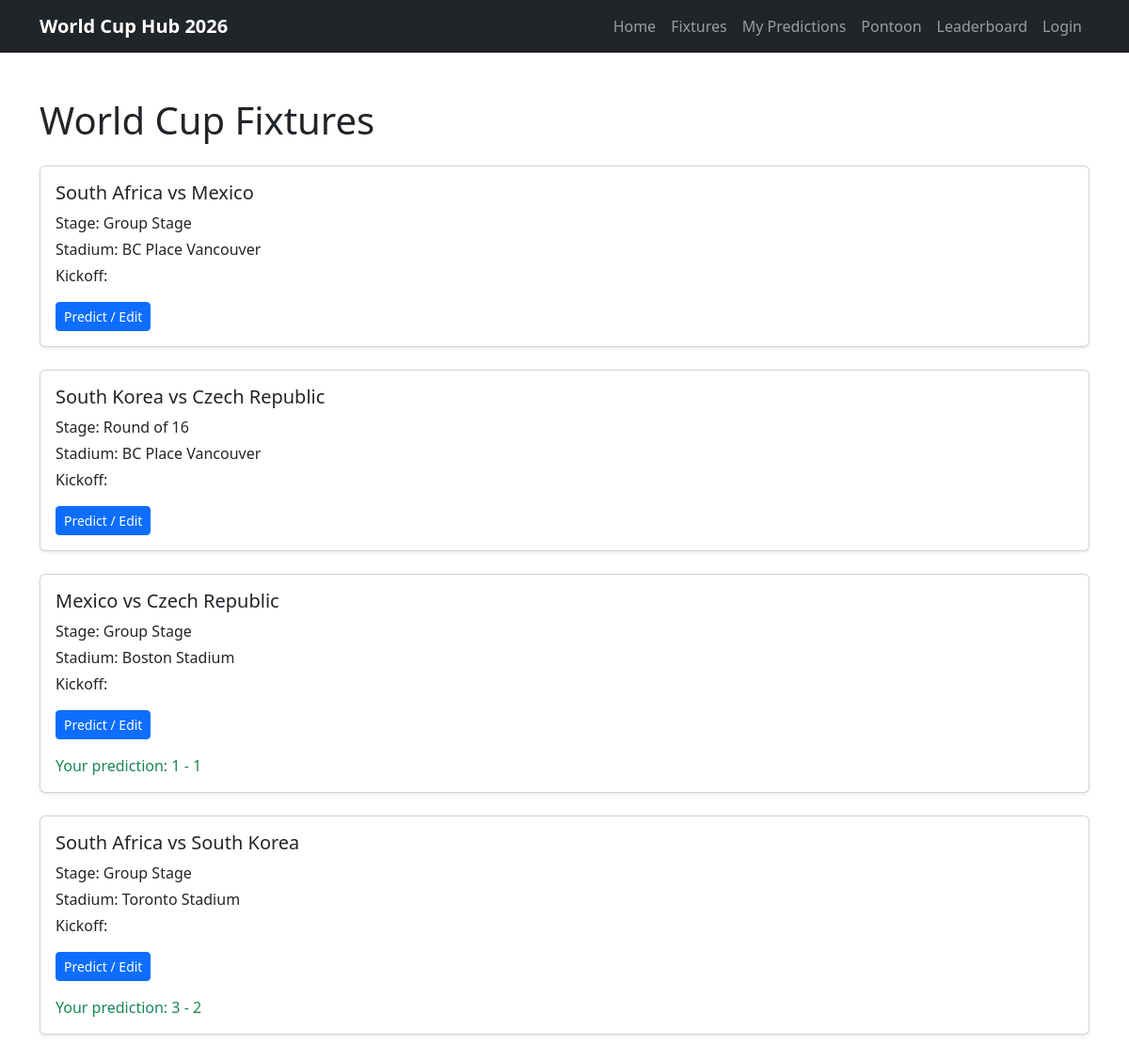
The page /fixtures/ (signed in) on the database as committed earlier.
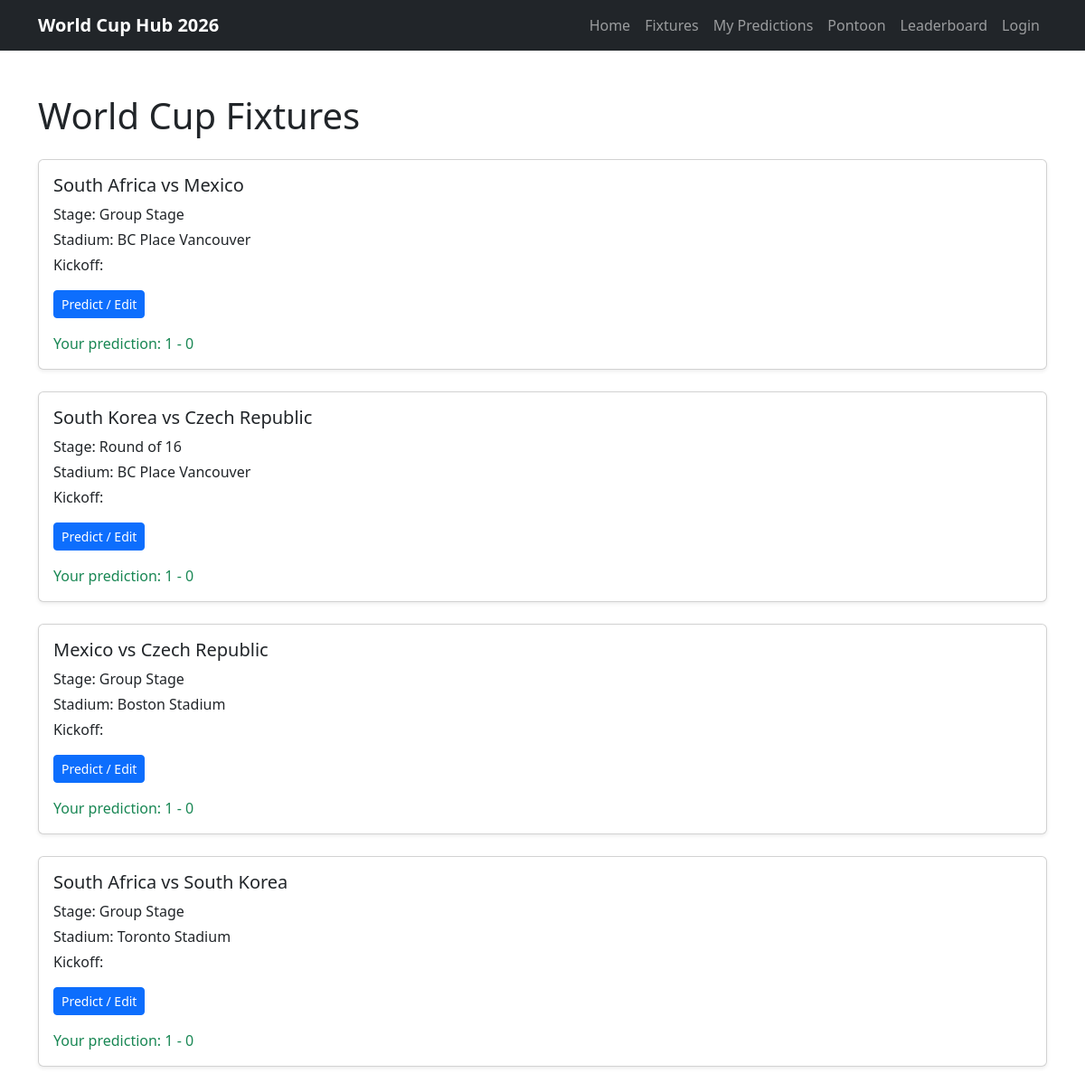
The same page on the database as committed later.
### predictor/models.py (models this page shows, shortened)
class Fixture(models.Model):
    STAGE_CHOICES = [
        ('Group Stage', 'Group Stage'),
        ('Round of 32', 'Round of 32'),
        ('Round of 16', 'Round of 16'),
        ('Quarterfinals', 'Quarterfinals'),
        ('Semifinals', 'Semifinals'),
        ('Final', 'Final'),
    ]
    home_team = models.ForeignKey(
        Team,
        on_delete=models.CASCADE,
        related_name='home_fixtures'
    )
    away_team = models.ForeignKey(
        Team,
        on_delete=models.CASCADE,
        related_name='away_fixtures'
    )
    stadium = models.ForeignKey(
        Stadium,
        on_delete=models.SET_NULL,
        related_name='fixtures',
        null=True,
        blank=True
    )
    stage = models.CharField(max_length=20, choices=STAGE_CHOICES)
    kickoff_time = models.DateTimeField()
    home_team_score = models.PositiveIntegerField(blank=True, null=True)
    away_team_score = models.PositiveIntegerField(blank=True, null=True)
    class Meta:
        ordering = ['kickoff_time']

class Team(models.Model):
    GROUP_CHOICES = [
        ('A', 'Group A'),
        ('B', 'Group B'),
        ('C', 'Group C'),
        ('D', 'Group D'),
        ('E', 'Group E'),
        ('F', 'Group F'),
        ('G', 'Group G'),
        ('H', 'Group H'),
        ('I', 'Group I'),
        ('J', 'Group J'),
        ('K', 'Group K'),
        ('L', 'Group L'),
    ]
    name = models.CharField(max_length=100)
    group = models.CharField(max_length=1, choices=GROUP_CHOICES)
    manager = models.CharField(max_length=100, blank=True, null=True)
    captain = models.CharField(max_length=100, blank=True, null=True)
    best_world_cup_finish = models.CharField(max_length=100, blank=True, null=True)
    best_world_cup_year = models.PositiveIntegerField(blank=True, null=True)
    def __str__(self):
        return self.name

class Stadium(models.Model):
    name = models.CharField(max_length=100)
    city = models.CharField(max_length=100)
    capacity = models.PositiveBigIntegerField(blank=True, null=True)
    def __str__(self):
        return self.name

class Prediction(models.Model):
    user = models.ForeignKey(
        User,
        on_delete=models.CASCADE,
        related_name='predictions'
    )
    fixture = models.ForeignKey(
        Fixture,
        on_delete=models.CASCADE,
        related_name='predictions'
    )
    predicted_home_score = models.PositiveIntegerField()
    predicted_away_score = models.PositiveIntegerField()
    points_awarded = models.IntegerField(default=0)
    created_at = models.DateTimeField(auto_now_add=True)
    class Meta:
        unique_together = ('user', 'fixture')
        ordering = ['fixture__kickoff_time']

### predictor/views.py (the view)
# urls.py: path("fixtures/", views.fixture_list, name="fixtures"),
def fixture_list(request):
    fixtures = Fixture.objects.all()
    if request.user.is_authenticated:
        predictions = Prediction.objects.filter(user=request.user)
    else:
        predictions = []
    context = {
        "fixtures": fixtures,
        "predictions": predictions,
    }
    return render(request, "predictor/fixture_list.html", context)

### predictor/templates/predictor/fixture_list.html
{% extends "base.html" %} {% block title %}Fixtures | World Cup Hub 2026{% endblock %} {% block content %}
<section class="container py-5">
  <h1 class="mb-4">World Cup Fixtures</h1>
  <div class="row">
    {% for fixture in fixtures %}
    <div class="col-12 mb-4">
      <div class="card shadow-sm">
        <div class="card-body">
          <h2 class="h5">{{ fixture.home_team }} vs {{ fixture.away_team }}</h2>
          <p class="mb-1">Stage: {{ fixture.get_stage_display }}</p>
          <p class="mb-1">Stadium: {{ fixture.stadium }}</p>
          <p class="mb-0">Kickoff: {{ fixture.kickoff }}</p>
          <a href="{% url 'create_prediction' fixture.id %}" class="btn btn-primary btn-sm mt-3"> Predict / Edit </a>
          {% for prediction in predictions %} {% if prediction.fixture.id == fixture.id %}
          <p class="mt-3 mb-0 text-success">Your prediction: {{ prediction.predicted_home_score }} - {{ prediction.predicted_away_score }}</p>
          {% endif %} {% endfor %}
        </div>
      </div>
    </div>
    {% empty %}
    <p>No fixtures available.</p>
    {% endfor %}
  </div>
</section>
{% endblock %}

### templates/base.html (shortened to what this page needs)
{% load static %}
<!doctype html>
<html lang="en">
  <head>
    <link href="https://cdn.jsdelivr.net/npm/bootstrap@5.3.3/dist/css/bootstrap.min.css" rel="stylesheet" />
    <link rel="stylesheet" href="{% static 'css/style.css' %}" />
  </head>
  <body>
    <nav class="navbar navbar-expand-lg navbar-dark bg-dark">
      <div class="container">
        <a class="navbar-brand fw-bold" href="#">World Cup Hub 2026</a>
        <div class="collapse navbar-collapse" id="mainNavbar">
          <ul class="navbar-nav ms-auto mb-2 mb-lg-0">
            <li class="nav-item">
              <a class="nav-link" href="#">Home</a>
            </li>
            <li class="nav-item">
              <a class="nav-link" href="{% url 'fixtures' %}">Fixtures</a>
            </li>
            <li class="nav-item">
              <a class="nav-link" href="{% url 'my_predictions' %}"> My Predictions </a>
            </li>
            <li class="nav-item">
              <a class="nav-link" href="#">Pontoon</a>
            </li>
            <li class="nav-item">
              <a class="nav-link" href="{% url 'leaderboard' %}"> Leaderboard </a>
            </li>
            <li class="nav-item">
              <a class="nav-link" href="#">Login</a>
            </li>
          </ul>
        </div>
      </div>
    </nav>
    <main>
       {% block content %} {% endblock %}
    </main>
  </body>
</html>

Rows that differ between the two databases and show on the page:
removed Prediction: predicted_home_score "1", predicted_away_score "1", shown under Fixture "Boston Stadium"
removed Prediction: predicted_home_score "3", predicted_away_score "2", shown under Fixture "Toronto Stadium"
added Prediction: predicted_home_score "1", predicted_away_score "0", shown under Fixture (number 1 of 4 on the later page)
added Prediction: predicted_home_score "1", predicted_away_score "0", shown under Fixture "Round of 16"
added Prediction: predicted_home_score "1", predicted_away_score "0", shown under Fixture "Boston Stadium"
added Prediction: predicted_home_score "1", predicted_away_score "0", shown under Fixture "Toronto Stadium"
